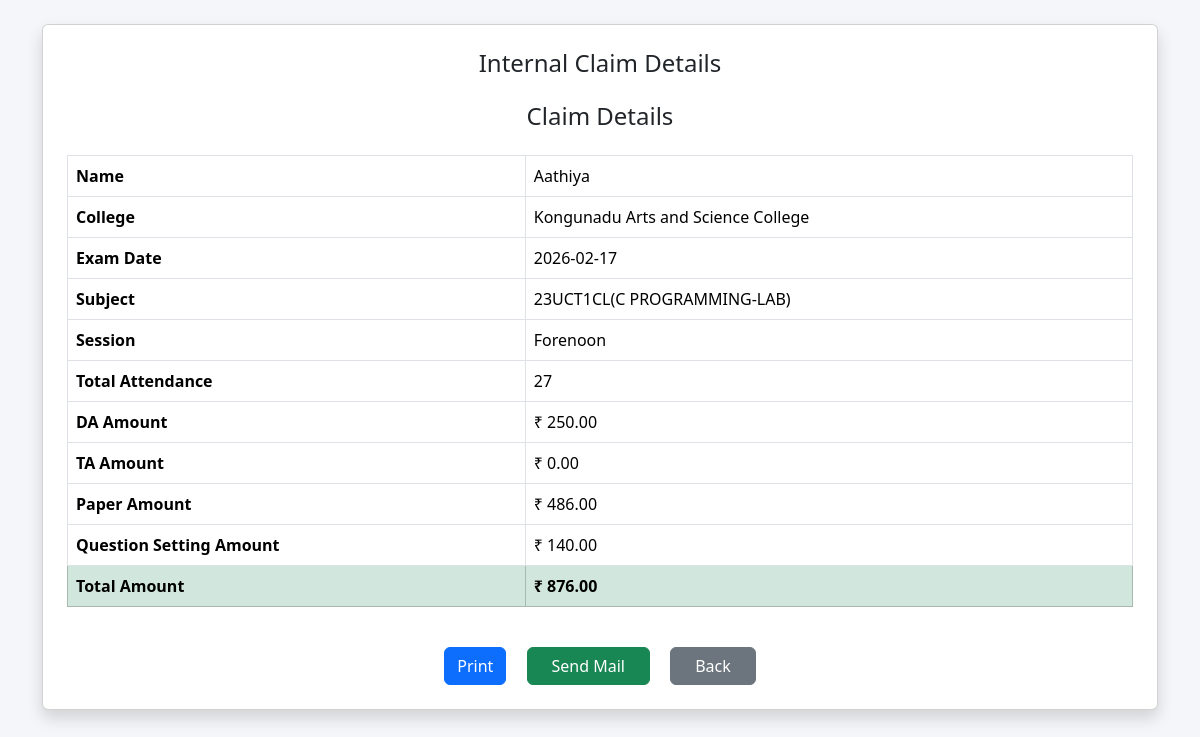
The page /admin/internal_claim_details.php?id=2 (signed in) on the database its author committed.
### tables this page shows
CREATE TABLE IF NOT EXISTS `attendance` (
  `id` int NOT NULL AUTO_INCREMENT,
  `exam_id` int NOT NULL,
  `forenoon_count` int NOT NULL,
  `afternoon_count` int NOT NULL,
  `question_setting` tinyint DEFAULT NULL,
  `created_at` timestamp NULL DEFAULT CURRENT_TIMESTAMP,
  `claim_status` enum('pending','approved','rejected') DEFAULT 'pending',
  `status` enum('pending','approved','rejected') DEFAULT 'pending',
  PRIMARY KEY (`id`),
  UNIQUE KEY `unique_exam_attendance` (`exam_id`)
);

CREATE TABLE IF NOT EXISTS `internal_staff` (
  `id` int NOT NULL AUTO_INCREMENT,
  `staff_id` varchar(50) NOT NULL,
  `department_id` int DEFAULT NULL,
  `name` varchar(100) NOT NULL,
  `email` varchar(100) NOT NULL,
  `phone` varchar(20) DEFAULT NULL,
  `address` text,
  `bank_name` varchar(100) DEFAULT NULL,
  `account_number` varchar(50) DEFAULT NULL,
  `branch_name` varchar(100) DEFAULT NULL,
  `ifsc_code` varchar(20) DEFAULT NULL,
  `designation` varchar(100) NOT NULL,
  `created_by` int NOT NULL,
  `created_at` timestamp NULL DEFAULT CURRENT_TIMESTAMP,
  PRIMARY KEY (`id`),
  UNIQUE KEY `staff_id` (`staff_id`)
);

CREATE TABLE IF NOT EXISTS `exams` (
  `id` int NOT NULL AUTO_INCREMENT,
  `stream` varchar(50) NOT NULL,
  `department` int DEFAULT NULL,
  `subject_code` varchar(20) DEFAULT NULL,
  `subject_name` varchar(150) DEFAULT NULL,
  `semester` varchar(20) DEFAULT NULL,
  `exam_date` date DEFAULT NULL,
  `lab_no` varchar(50) NOT NULL,
  `internal_staff_id` int DEFAULT NULL,
  `created_by` int DEFAULT NULL,
  `created_at` timestamp NULL DEFAULT CURRENT_TIMESTAMP,
  `external_staff_id` int DEFAULT NULL,
  `session` enum('forenoon','afternoon','forenoon_afternoon') DEFAULT NULL,
  `exam_time` varchar(100) DEFAULT NULL,
  `external_claim_status` varchar(20) DEFAULT NULL,
  `internal_claim_status` varchar(20) DEFAULT NULL,
  `reminder_sent` tinyint(1) DEFAULT '0',
  PRIMARY KEY (`id`),
  UNIQUE KEY `unique_lab_date` (`lab_no`,`exam_date`),
  UNIQUE KEY `uq_subject_code` (`subject_code`),
  UNIQUE KEY `uq_date_lab` (`exam_date`,`lab_no`),
  UNIQUE KEY `uq_department_date` (`department`,`exam_date`),
  KEY `fk_internal_staff` (`internal_staff_id`),
  KEY `fk_external_staff` (`external_staff_id`)
);

CREATE TABLE IF NOT EXISTS `rate_settings` (
  `id` int NOT NULL DEFAULT '1',
  `da_per_day` decimal(10,2) NOT NULL,
  `ta_per_km` decimal(10,2) NOT NULL,
  `rate_per_paper` decimal(10,2) NOT NULL,
  `paper_setting_amount` decimal(10,2) NOT NULL DEFAULT '0.00',
  `updated_at` timestamp NULL DEFAULT CURRENT_TIMESTAMP ON UPDATE CURRENT_TIMESTAMP,
  PRIMARY KEY (`id`)
);

### admin/internal_claim_details.php (the view, shortened to what this page needs)
<?php
require '../config/db.php';
$id = intval($_GET['id'] ?? 0);
$sql = "
SELECT
e.internal_staff_id,
isf.name,
isf.email,
isf.phone,
isf.address,
isf.bank_name,
isf.account_number,
isf.branch_name,
isf.ifsc_code,
isf.designation,
e.exam_date,
e.subject_code,
e.subject_name,
e.session,
a.forenoon_count,
a.afternoon_count,
(a.forenoon_count + a.afternoon_count) AS attendance,
rs.da_per_day,
rs.ta_per_km,
rs.rate_per_paper,
rs.paper_setting_amount,
a.question_setting
FROM attendance a
JOIN exams e
    ON a.exam_id = e.id
JOIN internal_staff isf
    ON isf.id = e.internal_staff_id
LEFT JOIN rate_settings rs
    ON rs.id = 1
WHERE a.id = ?
";
$stmt = $conn->prepare($sql);
$stmt->bind_param("i", $id);
$stmt->execute();
$result = $stmt->get_result();
$row = $result->fetch_assoc();
$isInternal = isset($row['internal_staff_id']);
if ($row['forenoon_count'] > 0 && $row['afternoon_count'] > 0)
    $session = 'Forenoon & Afternoon';
elseif ($row['forenoon_count'] > 0)
    $session = 'Forenoon';
elseif ($row['afternoon_count'] > 0)
    $session = 'Afternoon';
else
    $session = 'N/A';
$daAmount = $row['da_per_day'] ?? 0;
$distance = $row['distance_km'] ?? 0;
$taAmount = $distance * 2 * ($row['ta_per_km'] ?? 0);
$paperAmount =
($row['attendance'] ?? 0) *
($row['rate_per_paper'] ?? 0);
$questionSettingAmount =
($row['question_setting'] ?? 0) *
($row['paper_setting_amount'] ?? 0);
$totalAmount =
$daAmount +
$taAmount +
$paperAmount +
$questionSettingAmount;
?>
<!DOCTYPE html>
<html>
<head>
<link href="https://cdn.jsdelivr.net/npm/bootstrap@5.3.2/dist/css/bootstrap.min.css" rel="stylesheet">
</head>
<body style="background:#f4f6f9;">
<div class="container mt-4">
<div class="card shadow p-4">
<h4 class="text-center mb-4">
<?= $isInternal ? 'Internal Claim Details' : 'External Claim Details' ?>
</h4>
<h4 class="text-center mb-4">Claim Details</h4>
<table class="table table-bordered">
<tr>
<th>Name</th>
<td><?= htmlspecialchars($row['name'] ?? '-') ?></td>
</tr>
<tr>
<th>College</th>
<td>Kongunadu Arts and Science College</td>
</tr>
<tr>
<th>Exam Date</th>
<td><?= htmlspecialchars($row['exam_date'] ?? '-') ?></td>
</tr>
<tr>
<th>Subject</th>
<td>
<?= htmlspecialchars($row['subject_code']) ?>
(<?= htmlspecialchars($row['subject_name']) ?>)
</td>
</tr>
<tr>
<th>Session</th>
<td><?= $session ?></td>
</tr>
<tr>
<th>Total Attendance</th>
<td><?= $row['attendance'] ?></td>
</tr>
<tr>
<th>DA Amount</th>
<td>₹ <?= number_format($daAmount,2) ?></td>
</tr>
<tr>
<th>TA Amount</th>
<td>₹ <?= number_format($taAmount,2) ?></td>
</tr>
<tr>
<th>Paper Amount</th>
<td>₹ <?= number_format($paperAmount,2) ?></td>
</tr>
<tr>
<th>Question Setting Amount</th>
<td>₹ <?= number_format($questionSettingAmount,2) ?></td>
</tr>
<tr class="table-success">
<th>Total Amount</th>
<td><b>₹ <?= number_format($totalAmount,2) ?></b></td>
</tr>
</table>
<div class="text-center mt-4">
<a href="internal_claim_print.php?id=<?= $id ?>"
   target="_blank"
   class="btn btn-primary">
Print
</a>
<button class="btn btn-success ms-3 px-4"
        data-bs-toggle="modal"
        data-bs-target="#confirmModal">
Send Mail
</button>
<a href="/myclaim/admin/admin_dashboard.php"
   class="btn btn-secondary ms-3 px-4">
Back
</a>
</div>
</div>
</div>
</body>
</html>

### rows shown on the page
attendance: internal_staff.name "Aathiya", exam.exam_date "2026-02-17", exam.subject_code "23UCT1CL", exam.subject_name "C PROGRAMMING-LAB", session "Forenoon", rate_settings.da_per_day "250.00", rate_settings.ta_per_km "0.00", question_setting.paper_setting_amount "140.00"

### other values the page prints
$row['attendance'] "27"
$paperAmount "486.00"
$totalAmount "876.00"
